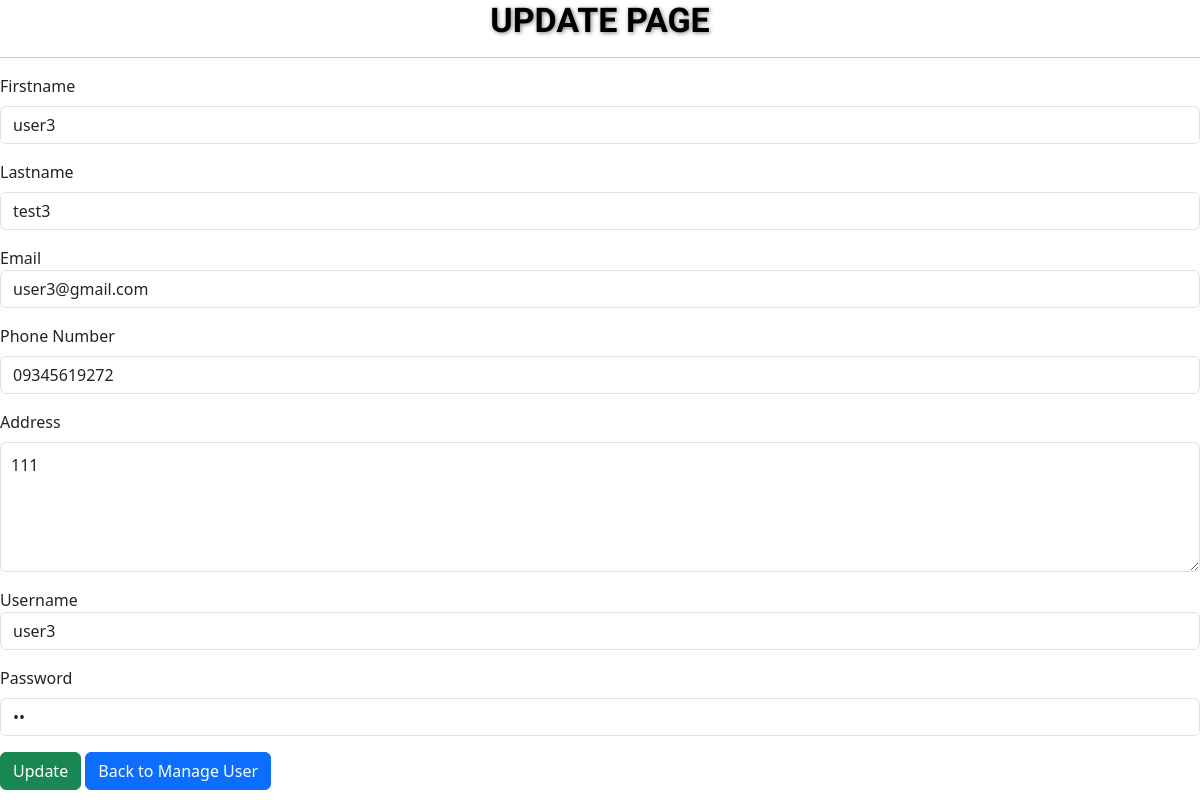
Before: /dashboard_user/updateuser.php?id=6 with the older database file.
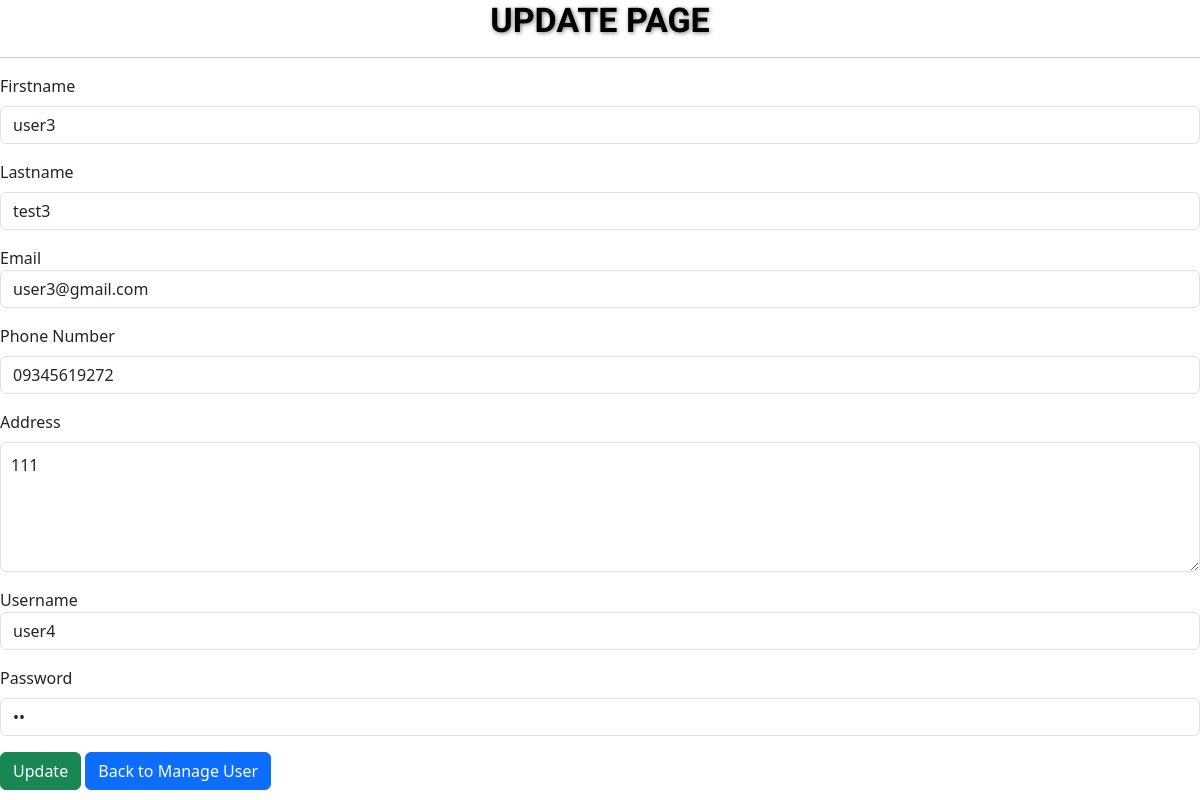
After: the same page with the newer database file.
### tables this page shows
CREATE TABLE `tblusers` (
  `id` int(11) NOT NULL,
  `firstname` varchar(255) NOT NULL,
  `lastname` varchar(255) NOT NULL,
  `email` varchar(255) NOT NULL,
  `phonenumber` char(11) NOT NULL,
  `address` varchar(255) NOT NULL,
  `postingdate` timestamp NOT NULL DEFAULT current_timestamp(),
  `username` varchar(200) NOT NULL,
  `password` varchar(200) NOT NULL
);

### dashboard_user/functionsuser.php (called while the page is built, shortened)
<?php
    class DB_con {
        function __construct() {
        $conn = mysqli_connect (DB_SERVER, DB_USER, DB_PASS, DB_NAME);
        $this->dbcon = $conn;
        }
        public function fetchonerecord($userid) {
            $result = mysqli_query($this->dbcon, "SELECT * FROM tblusers WHERE id = '$userid' ");
            return $result;
        }
    }
?>

### dashboard_user/updateuser.php (the view, shortened to what this page needs)
<?php
include_once('dashboard_user/functionsuser.php');
?>
<!DOCTYPE html>
<html lang="en">
<head>
    <link href="styles.css" rel="stylesheet">
    <link href="https://cdn.jsdelivr.net/npm/bootstrap@5.3.3/dist/css/bootstrap.min.css" rel="stylesheet">
</head>
<body>
    <div class="container-1">
        <h1 class="information-heading" style="font-size: 34px;">Update Page</h1>
        <hr>
        <?php
            $userid = $_GET['id'];
            $updateuser = new DB_con();
            $sql = $updateuser->fetchonerecord($userid);
            while($row = mysqli_fetch_array($sql)) {
        ?>
        <form action="" method="post">
            <div class="mb-3">
                <label for="firstname" class="form-label">Firstname</label>
                <input type="text" class="form-control" name="firstname" value="<?php echo htmlspecialchars($row['firstname']); ?>" required>
            </div>
            <div class="mb-3">
                <label for="lastname" class="form-label">Lastname</label>
                <input type="text" class="form-control" name="lastname" value="<?php echo htmlspecialchars($row['lastname']); ?>" required>
            </div>
            <div class="mb-3">
                <label for="email">Email</label>
                <input type="email" class="form-control" name="email" value="<?php echo htmlspecialchars($row['email']); ?>" required>
            </div>
            <div class="mb-3">
                <label for="phonenumber" class="form-label">Phone Number</label>
                <input type="text" class="form-control" name="phonenumber" value="<?php echo htmlspecialchars($row['phonenumber']); ?>" required>
            </div>
            <div class="mb-3">
                <label for="address" class="form-label">Address</label>
                <textarea name="address" cols="30" rows="10" class="form-control" style="height: 130px; padding: 10px;" required><?php echo htmlspecialchars($row['address']); ?></textarea>
            </div>
            <div class="mb-3">
                <label for="username">Username</label>
                <input type="text" class="form-control" name="username" value="<?php echo htmlspecialchars($row['username']); ?>" required>
            </div>
            <div class="mb-3">
                <label for="password" class="form-label">Password</label>
                <input type="password" class="form-control" name="password" value="<?php echo htmlspecialchars($row['password']); ?>" required>
            </div>
            <?php
            }
            ?>
            <button type="submit" name="update" class="btn btn-success">Update</button>
            <a href="index.php?p=dashboard_user/manageuser" class="btn btn-primary">Back to Manage User</a>
        </form>
    </div>
</body>
</html>

Changed rows visible on the page:
changed tblusers "user3": username "user3" → "user4"
